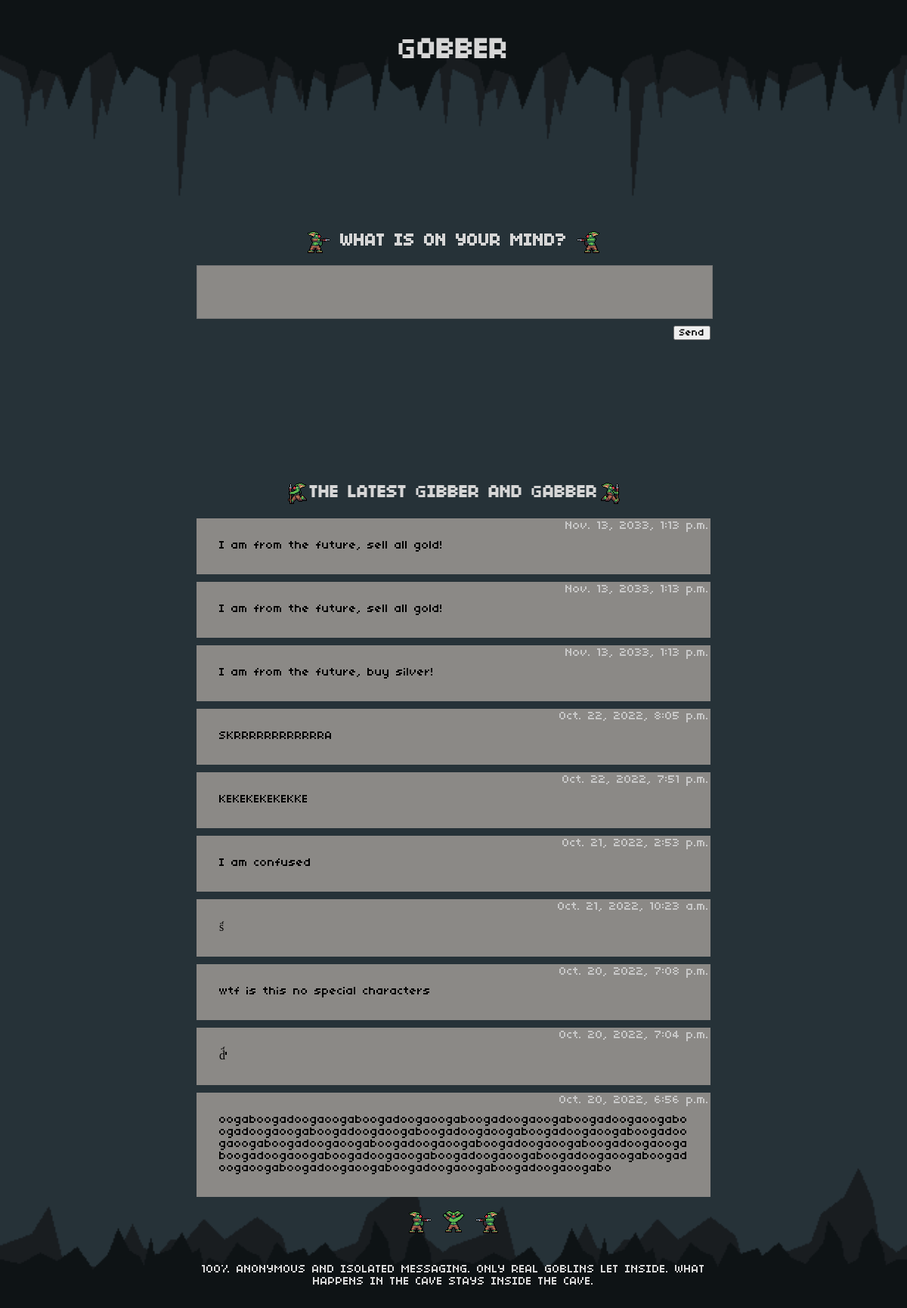
/gobber/chats/, run on an earlier commit of the app's database.
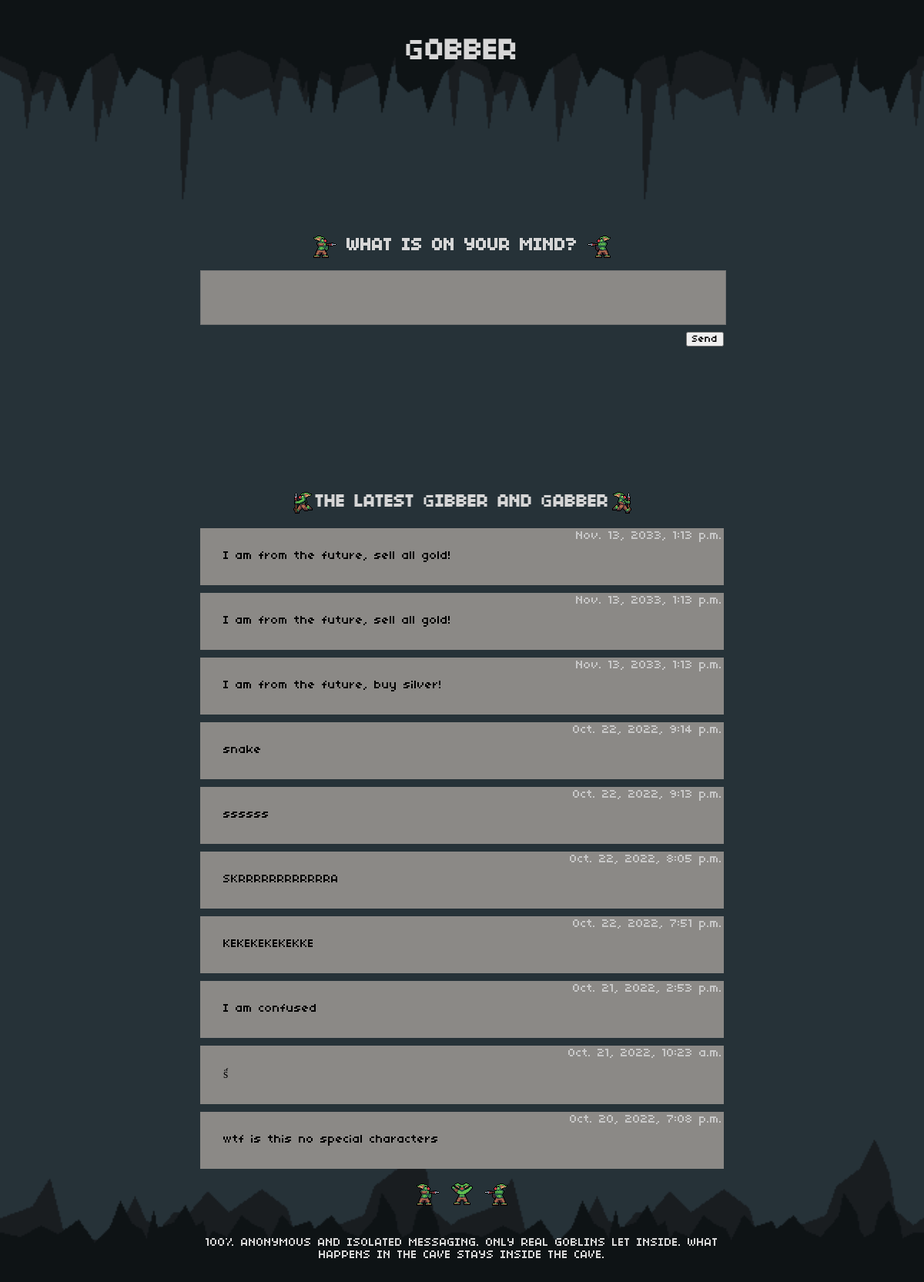
And on a later commit of the database.
### gobber/models.py (models this page shows, shortened)
class Message(models.Model):
    message_text = models.CharField(max_length=300)
    pub_date = models.DateTimeField(auto_now=True)

### gobber/views.py (the view)
# urls.py: path('chats/', views.chats, name='chats'),
def chats(request):
    query = 'SELECT * FROM gobber_message ORDER BY pub_date DESC LIMIT 10'
    messageList = Message.objects.raw(query)
    if request.method == "POST":
        cursor = connection.cursor()
        messageText = (Message(message_text=request.POST.get('message_text')))
        messageDate = timezone.now()
        query = "INSERT INTO gobber_message (message_text, pub_date) VALUES ('%s','%s')" % (messageText, messageDate)
        cursor.execute(query)
        cursor.close()
        return HttpResponseRedirect(reverse('gobber:chats'))
    else:
        form = MessageForm()
    return render(request, 'gobber/chats.html', {'messageList':messageList,'form': form})

### gobber/forms.py
class MessageForm(ModelForm):
    class Meta:
        model = Message
        fields = ['message_text']
        widgets = {
            'message_text': forms.Textarea(attrs={
                                                    'rows': 5,
                                                    'style': 'background-color:rgb(139, 137, 134); font-family:PixelFont',
                                                    }),
        }
        labels = {
            'message_text': '',
        }

### gobber/templates/gobber/chats.html (shortened to what this page needs)
<!DOCTYPE html>
<html>
<head>
    {% load static %}
    <link rel="stylesheet" type="text/css" href="{% static 'gobber/chatStyle.css' %}">
</head>
<body class="background">
<div class="upperSection">
    <div class="middleField">
        <h1>GOBBER</h1>
        <div class="chatMessageField">
            <div class="aligned">
                <img src="/static/images/goblin_attack_right.gif">
                <h2>WHAT IS ON YOUR MIND?</h2>
                <img src="/static/images/goblin_attack_left.gif">
            </div>
            <form action="{% url 'gobber:chats' %}" method="post">
                    {{ form }}
                <div class="chatButton">
                    <input type="submit" value="Send">
                </div>
            </form>
        </div>
        <div class="messageField">
        </div>
    </div>
</div>
<div class="lowerSection">
    <div class="middleField">
        <div class="aligned">
        <img class="goblinleft" src="/static/images/goblin_run_left.gif">
        <h2>THE LATEST GIBBER AND GABBER</h2>
        <img class="goblinright" src="/static/images/goblin_run_right.gif">
        </div>
        <div>
        {% if messageList %}
            <ul class="chatList">
            {% for message in messageList %}
                <div class = "chatBox">
                    <li class="chatTime"> {{message.pub_date}} </li>
                    <li class="chatMessage"><a> {{message.message_text}} </a></li>
                </div>
            {% endfor %}
            </ul>
        {% else %}
            <p>No chats are available.</p>
        {% endif %}
        </div>
        <div class="aligned">
            <img src="/static/images/goblin_attack_right.gif">
            <img src="/static/images/goblin_death.gif">
            <img src="/static/images/goblin_attack_left.gif">
        </div>
            <p>100% ANONYMOUS AND ISOLATED MESSAGING. ONLY REAL GOBLINS LET INSIDE. WHAT HAPPENS IN THE CAVE STAYS INSIDE THE CAVE.</p>
    </div>
</div>
</body>
</html>

What changed in the data, as far as the page shows it:
no longer on this page (row unchanged): Message: pub_date "Oct. 20, 2022, 7:04 p.m.", message_text "d̈́'"
no longer on this page (row unchanged): Message: pub_date "Oct. 20, 2022, 6:56 p.m.", message_text "oogaboogadoogaoogaboogadoogaoogaboogadoogaoogaboogadoogaoogaboogadoogaoogaboogadoogaoogaboogadoogaoogaboogadoogaoogaboogadoogaoogaboogadoogaoogaboogadoogaoogaboogadoogaoogaboogadoogaoogaboogadoogaoogaboogadoogaoogaboogadoogaoogaboogadoogaoogaboogadoogaoogaboogadoogaoogaboogadoogaoogaboogadoogaoogabo"
added Message: pub_date "Oct. 22, 2022, 9:14 p.m.", message_text "snake"
added Message: pub_date "Oct. 22, 2022, 9:13 p.m.", message_text "ssssss"
